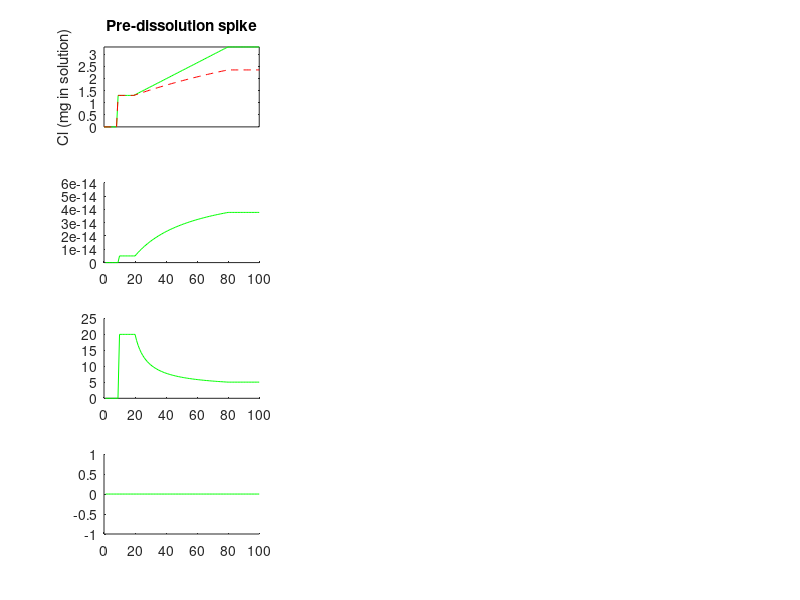

This chart was generated by the following MATLAB code: (Note: this script raises an error after producing the figure.)
%% Simulate the effect of Cl evaporation during dissolution
%% and check the differences when spiking before, after, or both
%% Angel Rodes, SUERC 2018

clear
close all hidden

% define t and dissolved
t=[1:100];
startdissolutiont=20;
enddissolutiont=80;
dissolved=0*t;
d=0;
for ti=t
    if ti>startdissolutiont && ti<=enddissolutiont
        d=d+1/(enddissolutiont-startdissolutiont);
        dissolved(ti)=d;
    end
    if ti>enddissolutiont
        dissolved(ti)=d;
    end
end

% define materials
acidvolume=300; % ml
carrieraddition=1.3; % mg Cl
carrieradditionvolume=0.3; % ml

rockmass=20; % g
rockCl=100/1000; % mg/g
nat3537=(1-0.2423)/0.2423; % at/at
massnat=35*(1-0.2423)+37*0.2423; % u
carrier3537=20; % at/at
massspk=35*(1-1/(1+carrier3537))+37*(1/(1+carrier3537));
rock36Cl=100000; % at/g
carrier36Cl=5e-15; % at36 / atCl
totalClevap=0.5; % percentage
NA=6.022e23;

figure
hold on

for test=1:3
    if test==1
        carrieradditiont=[10];
        strtitle='Pre-dissolution spike';
    elseif test==2
        carrieradditiont=[90];
        strtitle='Post-dissolution spike';
    else
        carrieradditiont=[10,90];
        strtitle='Double spike';
    end
    
    % model 1 no evaporation
    TotCl=0.*t;
    Cl36=0.*t;
    Cl35=0.*t;
    Cl37=0.*t;
    VOL=0.*t;
    
    TotCli=0;
    Cl36i=0;
    Cl35i=0;
    Cl37i=0;
    VOLi=0;
    
    for ti=t
        
        % acid and rock additions
        if ti>2
            TotCli=TotCli+(dissolved(ti)-dissolved(ti-1))*rockmass*rockCl;
            VOLi=VOLi+acidvolume*(dissolved(ti)-dissolved(ti-1));
            Cl36i=Cl36i+(dissolved(ti)-dissolved(ti-1))*rockmass*rock36Cl;
            Cl35i=Cl35i+(dissolved(ti)-dissolved(ti-1))*rockmass*rockCl/1000*NA/massnat*(1-1/(1+nat3537));
            Cl37i=Cl37i+(dissolved(ti)-dissolved(ti-1))*rockmass*rockCl/1000*NA/massnat*(1/(1+nat3537));
            
        end
        
        % carrier additions
        if sum(ti==carrieradditiont)>0
            TotCli=TotCli+carrieraddition/length(carrieradditiont);
            VOLi=VOLi+carrieradditionvolume/length(carrieradditiont);
            Cl36i=Cl36i+carrieraddition/1000*NA/massnat*carrier36Cl/length(carrieradditiont);
            Cl35i=Cl35i+carrieraddition/1000*NA/massspk*(1-1/(1+carrier3537))/length(carrieradditiont);
            Cl37i=Cl37i+carrieraddition/1000*NA/massspk*(1/(1+carrier3537))/length(carrieradditiont);
        end
        
        % store partial calulations
        TotCl(ti)=TotCli;
        Cl36(ti)=Cl36i;
        Cl35(ti)=Cl35i;
        Cl37(ti)=Cl37i;
        VOL(ti)=VOLi;
    end
    
    % final results
    f1a=TotCl(end);
    f1b=Cl36(end)./(TotCl(end)/1000*NA/massnat+1);
    f1c=Cl35(end)./(Cl37(end)+1);
    TotClref=TotCl;

    subplot(4,3,test)
    hold on
    plot(t,TotCl,'-g')
    title(strtitle)
    
    subplot(4,3,test+3)
    hold on
    plot(t,Cl36./(TotCl/1000*NA/massnat+1),'-g')

    subplot(4,3,test+3*2)
    hold on
    plot(t,Cl35./(Cl37+1),'-g')

    
    subplot(4,3,test+3*3)
    hold on
    plot(t,t.*0,'-g')

    
%     for x=carrieradditiont
%         plot([x,x],[0,acidvolume/2],'-k')
%         text(x,acidvolume/2,'carrier','HorizontalAlignment','center','VerticalAlignment','bottom');
%     end
    
    % model 2 evaporation
    TotCl=0.*t;
    Cl36=0.*t;
    Cl35=0.*t;
    Cl37=0.*t;
    VOL=0.*t;
    
    TotCli=0;
    Cl36i=0;
    Cl35i=0;
    Cl37i=0;
    VOLi=0;
    
    for ti=t
        
        % acid and rock additions
        if ti>2
            TotCli=TotCli+(dissolved(ti)-dissolved(ti-1))*rockmass*rockCl;
            VOLi=VOLi+acidvolume*(dissolved(ti)-dissolved(ti-1));
            Cl36i=Cl36i+(dissolved(ti)-dissolved(ti-1))*rockmass*rock36Cl;
            Cl35i=Cl35i+(dissolved(ti)-dissolved(ti-1))*rockmass*rockCl/1000*NA/massnat*(1-1/(1+nat3537));
            Cl37i=Cl37i+(dissolved(ti)-dissolved(ti-1))*rockmass*rockCl/1000*NA/massnat*(1/(1+nat3537));
            
        end
        
        % carrier additions
        if sum(ti==carrieradditiont)>0
            TotCli=TotCli+carrieraddition/length(carrieradditiont);
            VOLi=VOLi+carrieradditionvolume/length(carrieradditiont);
            Cl36i=Cl36i+carrieraddition/1000*NA/massnat*carrier36Cl/length(carrieradditiont);
            Cl35i=Cl35i+carrieraddition/1000*NA/massspk*(1-1/(1+carrier3537))/length(carrieradditiont);
            Cl37i=Cl37i+carrieraddition/1000*NA/massspk*(1/(1+carrier3537))/length(carrieradditiont);
        end
        
        % evaporation
        if ti>2
            TotCli=TotCli*(1-(dissolved(ti)-dissolved(ti-1))*totalClevap);
            VOLi=VOLi;
            Cl36i=Cl36i*(1-(dissolved(ti)-dissolved(ti-1))*totalClevap);
            Cl35i=Cl35i*(1-(dissolved(ti)-dissolved(ti-1))*totalClevap);
            Cl37i=Cl37i*(1-(dissolved(ti)-dissolved(ti-1))*totalClevap);
            
        end
        
        % store partial calulations
        TotCl(ti)=TotCli;
        Cl36(ti)=Cl36i;
        Cl35(ti)=Cl35i;
        Cl37(ti)=Cl37i;
        VOL(ti)=VOLi;
    end
    
    % final results
    f2a=TotCl(end);
    f2b=Cl36(end)./(TotCl(end)/1000*NA/massnat+1);
    f2c=Cl35(end)./(Cl37(end)+1);
    
    subplot(4,3,test)
    hold on
    plot(t,TotCl,'--r')
    ylabel('Cl (mg in solution)')
    ylim([0 rockCl*rockmass+carrieraddition])
    xlim([min(t) max(t)])
    set(gca,'xtick',[])
    box on
    text(max(t),rockCl*rockmass+carrieraddition,[num2str(round(f2a/f1a*100,0)) '% yield'],'Color','r',...
        'HorizontalAlignment','right','VerticalAlignment','top');
    
    subplot(4,3,test+3)
    hold on
    plot(t,Cl36./(TotCl/1000*NA/massnat+1),'--r')
    ylabel('[^{36}Cl/Cl]')
    ylim([0 rock36Cl*rockmass/(rockCl*rockmass/1000*NA/massnat)])
    xlim([min(t) max(t)])
    set(gca,'xtick',[])
    box on
    text(max(t),rock36Cl*rockmass/(rockCl*rockmass/1000*NA/massnat),[num2str(round(f2b/f1b*100,0)) '% of expected'],'Color','r',...
        'HorizontalAlignment','right','VerticalAlignment','top');
    
    subplot(4,3,test+3*2)
    hold on
    plot(t,Cl35./(Cl37+1),'--r')
    ylabel('[^{35}Cl/^{37}Cl]')
    ylim([0 22])
    xlim([min(t) max(t)])
    set(gca,'xtick',[])
    box on
    text(max(t),22,[num2str(round(f2c/f1c*100,0)) '% of expected'],'Color','r',...
        'HorizontalAlignment','right','VerticalAlignment','top');
    
    
    subplot(4,3,test+3*3)
    hold on
    plot(t,TotClref-TotCl,'--r')
    ylabel('Cl fumed out (mg)')
%     ylim([0 max(TotClref-TotCl)*1.2])
    ylim([0 1.2])
    xlim([min(t) max(t)])
    set(gca,'xtick',[])
    xlabel('-- time -->')
    box on
    disp([num2str(TotCl(81)/TotClref(81)*100) ' yield after dissolution'])
    

    for x=carrieradditiont
        plot([x,x],[0,0.5],'-k')
        text(x,0.5,'Spike','HorizontalAlignment','center','VerticalAlignment','bottom');
    end
    plot([startdissolutiont,enddissolutiont],[1,1],'-k')
    text((startdissolutiont+enddissolutiont)/2,1,...
        'Dissolution','HorizontalAlignment','center','VerticalAlignment','middle',...
        'BackgroundColor','w');
end
